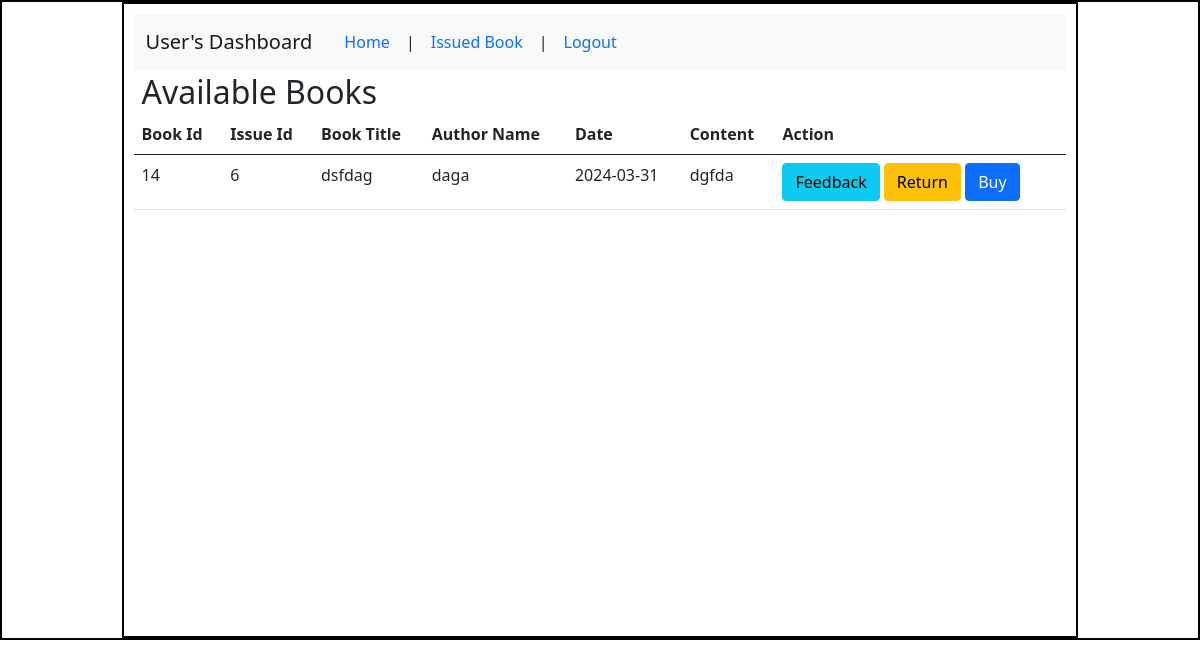
Screenshot of /issued (signed in) with the database file from the repository.
### app.py (models this page shows)
class Book(db.Model):
    id=db.Column(db.Integer,primary_key=True,autoincrement=True)
    name=db.Column(db.String(),nullable=False,unique=True)
    author_name=db.Column(db.String(),nullable=False)
    date=db.Column(db.String(), nullable = False)
    content=db.Column(db.String(),nullable=False)
    section_id=db.Column(db.Integer, db.ForeignKey('section.id'),nullable=False)
    books=db.relationship('Issue',backref='Book',lazy=True,cascade='all, delete-orphan')

class Issue(db.Model):
    id=db.Column(db.Integer,primary_key=True,autoincrement=True)
    user_id=db.Column(db.Integer(),db.ForeignKey('user.id'),nullable=False)
    book_id=db.Column(db.Integer(),db.ForeignKey('book.id'),nullable=False)

### app.py (the view)
@app.route('/issued')                                    #showing issued book
@login_required
def issuedbook():
    books = Book.query.all()
    user = User.query.get(session['user_id'])
    issues=Issue.query.filter_by(user_id=user.id).all()
    return render_template('issuedBook.html',books=books,issues=issues,user=user)

### app.py (called while the page is built)
def login_required(func):
    @wraps(func)
    def inner(*args, **kwargs):
        if 'user_id' in session:
            return func(*args, **kwargs)
        else:
            flash('Please login to continue')
            return redirect(url_for('login'))
    return inner

### templates/issuedBook.html (shortened to what this page needs)
<!DOCTYPE html>
<html lang="en">
<head>
    <link rel="stylesheet" href="/static/dashboard.css">
    <link href="https://cdn.jsdelivr.net/npm/bootstrap@5.0.2/dist/css/bootstrap.min.css" rel="stylesheet">
</head>
<body>
  <div id="outer_div">
        <div id="inner_div">
            <nav class="navbar navbar-expand-lg navbar-light bg-light">
                <div class="container-fluid">
                  <a class="navbar-brand" href="{{url_for('index')}}">User's Dashboard</a>
                  <div class="collapse navbar-collapse" id="navbarSupportedContent">
                    <a class="nav-link active" aria-current="page" href="{{url_for('index')}}">Home</a> |
                    <a class="nav-link active" aria-current="page" href="{{url_for('issuedbook')}}">Issued Book</a> |
                    <a class="nav-link active" aria-current="page" href="{{url_for('logout')}}">Logout</a>
                  </div>
                </div>
              </nav>
              <h2 class="headings">Available Books</h2>
            <div id="trans-table">
            <table class="table">
                <thead>
                  <tr>
                    <th scope="col">Book Id</th>
                    <th scope="col">Issue Id</th>
                    <th scope="col">Book Title</th>
                    <th scope="col">Author Name</th>
                    <th scope="col">Date</th>
                    <th scope="col">Content</th>
                    <th scope="col">Action</th>
                  </tr>
                </thead>
                <tbody>
                  {% for book in books %}
                  {% for issue in issues %}
                  {% if book.id==issue.book_id %}
                  <tr>
                    <td>{{book.id}}</td>
                    <td>{{issue.id}}</td>
                    <td>{{book.name}}</td>
                    <td>{{book.author_name}}</td>
                    <td>{{book.date}}</td>
                    <td>{{book.content}}</td>
                    <td>
                      <a href="{{url_for('feedback',id=book.id)}}" class="btn btn-info">
                        Feedback
                      </a>
                      <a href="{{url_for('returnBook',id=issue.id)}}" class="btn btn-warning">
                        Return
                      </a>
                      <a href="{{url_for('buyBook',id=book.id)}}" class="btn btn-primary">
                        Buy
                      </a>
                    </td>
                  </tr>
                  {% endif %}
                  {% endfor %}
                  {% endfor %}
                </tbody>
              </table>
            </div>
        </div>
    </div>
</body>
</html>

### static/dashboard.css (style rules this page uses)
* { margin: 0px; }
#outer_div, #inner_div { border: 2px solid black; }
#inner_div { width: 80%; margin: auto; height: 636px; padding: 10px; }
.headings { margin: 3px; padding-left: 5px; }

### rows the page displays
Book: id "14", name "dsfdag", author_name "daga", date "2024-03-31", content "dgfda"
Issue: id "6"
